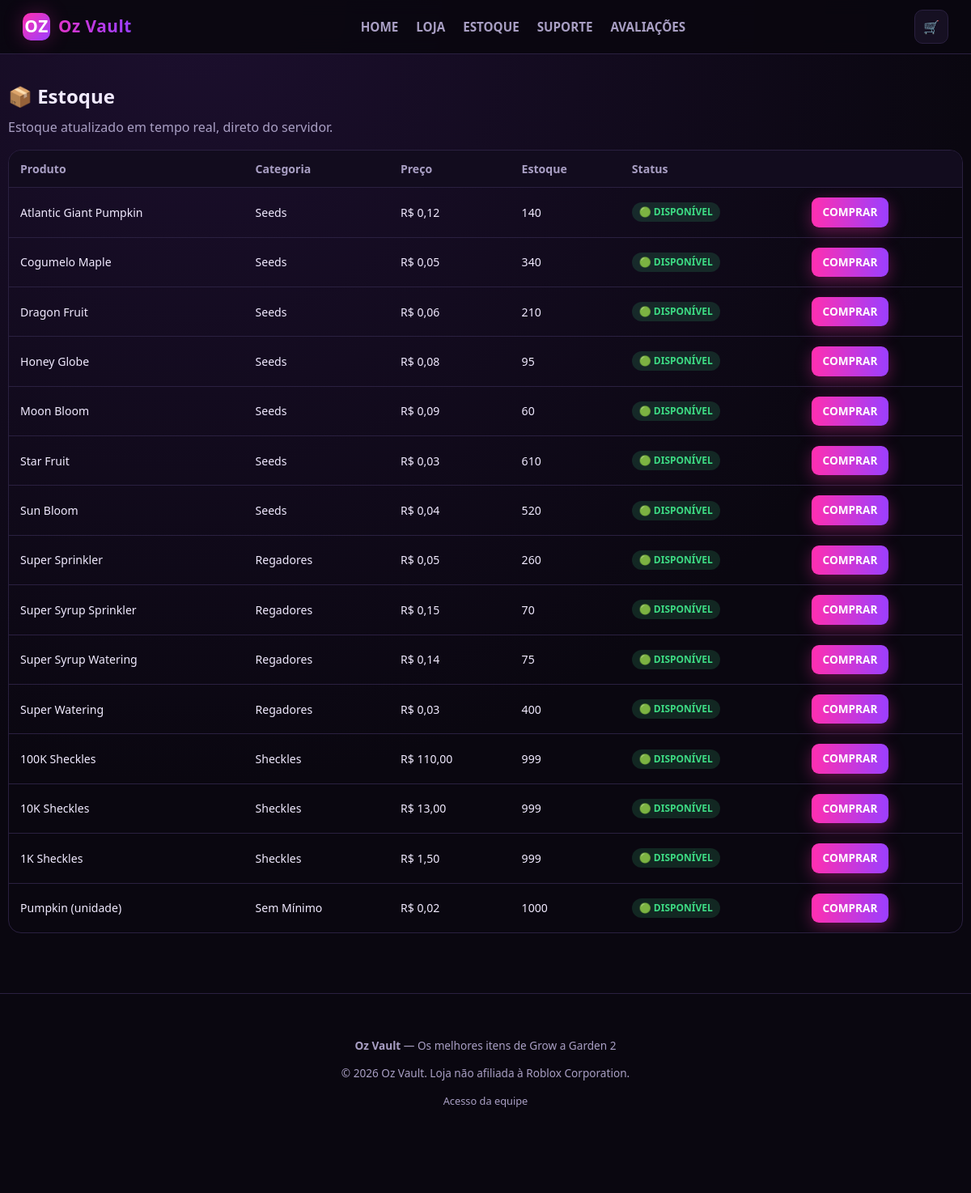
The page /estoque on the database its author committed.
### tables this page shows
CREATE TABLE products (
    id INTEGER PRIMARY KEY AUTOINCREMENT,
    category_id INTEGER NOT NULL,
    name TEXT NOT NULL,
    description TEXT,
    image TEXT,
    background_image TEXT,
    base_price REAL NOT NULL DEFAULT 0,
    stock INTEGER NOT NULL DEFAULT 0,
    active INTEGER NOT NULL DEFAULT 1,
    created_at TEXT NOT NULL DEFAULT (datetime('now')),
    FOREIGN KEY(category_id) REFERENCES categories(id)
);

CREATE TABLE categories (
    id INTEGER PRIMARY KEY AUTOINCREMENT,
    slug TEXT UNIQUE NOT NULL,
    name TEXT NOT NULL,
    description TEXT,
    icon TEXT DEFAULT '📦',
    sort_order INTEGER DEFAULT 0
);

### app.py (the view)
@app.route("/estoque")
def estoque():
    db = get_db()
    categories = db.execute("SELECT * FROM categories ORDER BY sort_order").fetchall()
    rows = db.execute(
        """SELECT p.*, c.name as cat_name FROM products p
           JOIN categories c ON c.id = p.category_id
           ORDER BY c.sort_order, p.name"""
    ).fetchall()
    products_out = []
    for p in rows:
        state, label = stock_badge(p["stock"] if p["active"] else 0)
        products_out.append(dict(p, stock_state=state, stock_label=label))
    return render_template("estoque.html", products=products_out, categories=categories)

### app.py (called while the page is built)
def get_db():
    if "db" not in g:
        g.db = sqlite3.connect(DB_PATH)
        g.db.row_factory = sqlite3.Row
        g.db.execute("PRAGMA foreign_keys = ON")
    return g.db

def current_user():
    if "user_id" not in session:
        return None
    db = get_db()
    return db.execute("SELECT * FROM users WHERE id = ?", (session["user_id"],)).fetchone()

@app.context_processor
def inject_globals():
    settings = get_settings()
    return dict(
        store_name=STORE_NAME,
        store_tagline=STORE_TAGLINE,
        current_user=current_user(),
        cart_count=sum(item["qty"] for item in session.get("cart", {}).values()) if session.get("cart") else 0,
        order_status_map=ORDER_STATUS_MAP,
        site_settings=settings,
    )

def get_settings():
    db = get_db()
    rows = db.execute("SELECT key, value FROM settings").fetchall()
    return {r["key"]: r["value"] for r in rows}

def stock_badge(stock):
    if stock <= 0:
        return ("esgotado", "🔴 ESGOTADO")
    if stock < 20:
        return ("pouco", "🟡 POUCO ESTOQUE")
    return ("disponivel", "🟢 DISPONÍVEL")

### templates/estoque.html (shortened to what this page needs)
{% extends "base.html" %}
{% block content %}
<section class="section container">
  <h2 class="section-title">📦 Estoque</h2>
  <p style="color:var(--text-dim); margin-top:-10px;">Estoque atualizado em tempo real, direto do servidor.</p>
  <div class="table-wrap stock-table">
    <table>
      <thead>
        <tr><th>Produto</th><th>Categoria</th><th>Preço</th><th>Estoque</th><th>Status</th><th></th></tr>
      </thead>
      <tbody>
        {% for p in products %}
        <tr>
          <td>{{ p['name'] }}</td>
          <td>{{ p['cat_name'] }}</td>
          <td>R$ {{ "%.2f"|format(p['base_price'])|replace(".", ",") }}</td>
          <td>{{ p['stock'] }}</td>
          <td><span class="badge-status badge-{{ p['stock_state'] }}">{{ p['stock_label'] }}</span></td>
          <td>
            {% if p['stock'] > 0 and p['active'] %}
            <a href="{{ url_for('produto_detail', product_id=p['id']) }}" class="btn btn-primary btn-sm">COMPRAR</a>
            {% else %}
            <form method="post" action="{{ url_for('restock_avisar', product_id=p['id']) }}">
              <button class="btn btn-outline btn-sm" type="submit">🔔 AVISAR</button>
            </form>
            {% endif %}
          </td>
        </tr>
        {% endfor %}
      </tbody>
    </table>
  </div>
</section>
{% endblock %}

### static/css/style.css (style rules this page uses)
:root { --bg: #0a0710; --bg-alt: #120c1e; --card: #161022; --card-hover: #1d1530; --border: #2a2040; --pink: #ff2fb0; --purple: #9b3fff; --blue: #3fa9ff; --text: #f1eaff; --text-dim: #a99fc4; --green: #3ddc84; --yellow: #ffcc33; --red: #ff4d6d; --radius: 16px; --shadow-glow: 0 0 24px rgba(255, 47, 176, 0.25); }
* { box-sizing: border-box; }
body { margin: 0; background: radial-gradient(circle at 20% 0%, #1c0f2e 0%, var(--bg) 55%); color: var(--text); font-family: 'Segoe UI', Roboto, Helvetica, Arial, sans-serif; line-height: 1.5; min-height: 100vh; }
a { color: inherit; text-decoration: none; }
.container { max-width: 1180px; margin: 0 auto; padding: 0 18px; }
.btn { display: inline-flex; align-items: center; justify-content: center; gap: 6px; padding: 12px 22px; border-radius: 12px; font-weight: 700; font-size: 0.95rem; border: none; cursor: pointer; transition: transform .15s ease, box-shadow .15s ease, opacity .15s ease; }
.btn-primary { background: linear-gradient(90deg, var(--pink), var(--purple)); color: #fff; box-shadow: 0 6px 20px rgba(255, 47, 176, 0.35); }
.btn-sm { padding: 8px 14px; font-size: 0.85rem; border-radius: 9px; }
.section { padding: 34px 0; }
.section-title { font-size: 1.5rem; font-weight: 800; margin: 0 0 18px; display: flex; align-items: center; gap: 8px; }
.badge-status { font-size: 0.75rem; font-weight: 700; padding: 3px 9px; border-radius: 20px; display: inline-block; }
.badge-disponivel { background: rgba(61,220,132,0.15); color: var(--green); }
.table-wrap { overflow-x: auto; border-radius: var(--radius); border: 1px solid var(--border); -webkit-overflow-scrolling: touch; }
table { width: 100%; border-collapse: collapse; min-width: 560px; }
th, td { padding: 12px 14px; text-align: left; font-size: 0.88rem; border-bottom: 1px solid var(--border); }
th { color: var(--text-dim); font-weight: 700; background: var(--bg-alt); }
tr:last-child td { border-bottom: none; }
.stock-table { display: none; }
@media (min-width: 760px) { .stock-table { display: block; } }

### rows shown on the page
products: name "Atlantic Giant Pumpkin", cat_name "Seeds", base_price "0,12", stock "140", stock_label "🟢 DISPONÍVEL"
products: name "Cogumelo Maple", cat_name "Seeds", base_price "0,05", stock "340", stock_label "🟢 DISPONÍVEL"
products: name "Dragon Fruit", cat_name "Seeds", base_price "0,06", stock "210", stock_label "🟢 DISPONÍVEL"
products: name "Honey Globe", cat_name "Seeds", base_price "0,08", stock "95", stock_label "🟢 DISPONÍVEL"
products: name "Moon Bloom", cat_name "Seeds", base_price "0,09", stock "60", stock_label "🟢 DISPONÍVEL"
products: name "Star Fruit", cat_name "Seeds", base_price "0,03", stock "610", stock_label "🟢 DISPONÍVEL"
products: name "Sun Bloom", cat_name "Seeds", base_price "0,04", stock "520", stock_label "🟢 DISPONÍVEL"
products: name "Super Sprinkler", cat_name "Regadores", base_price "0,05", stock "260", stock_label "🟢 DISPONÍVEL"
products: name "Super Syrup Sprinkler", cat_name "Regadores", base_price "0,15", stock "70", stock_label "🟢 DISPONÍVEL"
products: name "Super Syrup Watering", cat_name "Regadores", base_price "0,14", stock "75", stock_label "🟢 DISPONÍVEL"
products: name "Super Watering", cat_name "Regadores", base_price "0,03", stock "400", stock_label "🟢 DISPONÍVEL"
products: name "100K Sheckles", cat_name "Sheckles", base_price "110,00", stock "999", stock_label "🟢 DISPONÍVEL"
products: name "10K Sheckles", cat_name "Sheckles", base_price "13,00", stock "999", stock_label "🟢 DISPONÍVEL"
products: name "1K Sheckles", cat_name "Sheckles", base_price "1,50", stock "999", stock_label "🟢 DISPONÍVEL"
products: name "Pumpkin (unidade)", cat_name "Sem Mínimo", base_price "0,02", stock "1000", stock_label "🟢 DISPONÍVEL"

### other values the page prints
{{ store_name }} "Oz Vault"
{{ store_tagline }} "Os melhores itens de Grow a Garden 2"
